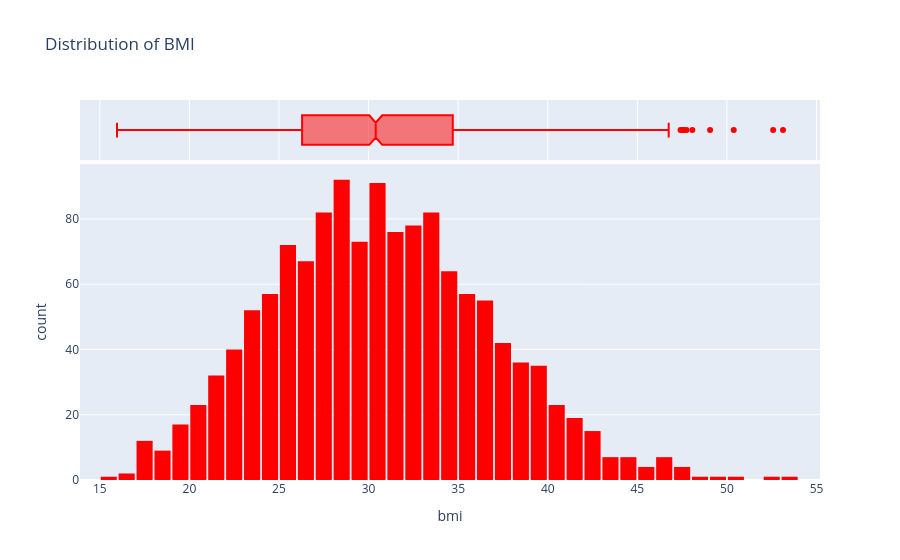

The code cell stored with this chart in its notebook:
### Markdown cell above
The distribution of ages in the dataset is almost uniform, with 20-30 customers at every age, except for the ages 18 and 19, which seem to have over twice as many customers as other ages. The uniform distribution might arise from the fact that there isn't a big variation in the [number of people of any given age](https://www.statista.com/statistics/241488/population-of-the-us-by-sex-and-age/) (between 18 & 64) in the USA.



> **EXERCISE**: Can you explain why there are over twice as many customers with ages 18 and 19, compared to other ages?
>
> ???

### Code cell
fig=px.histogram(medical_df,
                 marginal='box',
                 title="Distribution of BMI",
                 color_discrete_sequence=['red'],
                 x='bmi')
fig.update_layout(bargap=0.1)
fig.show()

### Figure 1 — Plotly figure (JSON) as saved in the notebook; plotly's stock layout.template omitted (floating-point values rounded to 4 significant figures; data arrays with more than 128 entries replaced by an {"elided": "..."} marker saying what was removed)
{"data": [{"bingroup": "x", "hovertemplate": "bmi=%{x}<br>count=%{y}<extra></extra>", "legendgroup": "", "marker": {"color": "red", "pattern": {"shape": ""}}, "name": "", "orientation": "v", "showlegend": false, "type": "histogram", "x": {"elided": "1338 float values"}, "xaxis": "x", "yaxis": "y"}, {"hovertemplate": "bmi=%{x}<extra></extra>", "legendgroup": "", "marker": {"color": "red"}, "name": "", "notched": true, "showlegend": false, "type": "box", "x": {"elided": "1338 float values"}, "xaxis": "x2", "yaxis": "y2"}], "layout": {"bargap": 0.1, "barmode": "relative", "legend": {"tracegroupgap": 0}, "title": {"text": "Distribution of BMI"}, "xaxis": {"anchor": "y", "domain": [0, 1], "title": {"text": "bmi"}}, "xaxis2": {"anchor": "y2", "domain": [0, 1], "matches": "x", "showgrid": true, "showticklabels": false}, "yaxis": {"anchor": "x", "domain": [0, 0.8316], "title": {"text": "count"}}, "yaxis2": {"anchor": "x2", "domain": [0.8416, 1], "matches": "y2", "showgrid": false, "showline": false, "showticklabels": false, "ticks": ""}}}
